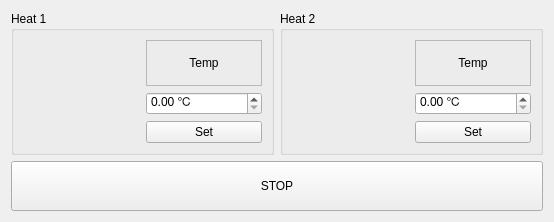
<?xml version="1.0" encoding="UTF-8"?>
<ui version="4.0">
 <class>Form</class>
 <widget class="QWidget" name="Form">
  <property name="geometry">
   <rect>
    <x>0</x>
    <y>0</y>
    <width>554</width>
    <height>222</height>
   </rect>
  </property>
  <property name="windowTitle">
   <string>Form</string>
  </property>
  <layout class="QVBoxLayout" name="verticalLayout">
   <item>
    <layout class="QHBoxLayout" name="horizontalLayout">
     <item>
      <widget class="QGroupBox" name="groupBox">
       <property name="title">
        <string>Heat 1</string>
       </property>
       <layout class="QHBoxLayout" name="horizontalLayout_2">
        <item>
         <widget class="QwtThermo" name="heat1Thermo">
          <property name="upperBound">
           <double>200.000000000000000</double>
          </property>
          <property name="scaleMaxMinor">
           <number>4</number>
          </property>
          <property name="alarmEnabled">
           <bool>false</bool>
          </property>
         </widget>
        </item>
        <item>
         <layout class="QVBoxLayout" name="verticalLayout_2">
          <item>
           <widget class="QFrame" name="heat1Frame">
            <property name="sizePolicy">
             <sizepolicy hsizetype="Minimum" vsizetype="Minimum">
              <horstretch>0</horstretch>
              <verstretch>0</verstretch>
             </sizepolicy>
            </property>
            <property name="minimumSize">
             <size>
              <width>0</width>
              <height>0</height>
             </size>
            </property>
            <property name="baseSize">
             <size>
              <width>0</width>
              <height>0</height>
             </size>
            </property>
            <property name="frameShape">
             <enum>QFrame::StyledPanel</enum>
            </property>
            <property name="frameShadow">
             <enum>QFrame::Raised</enum>
            </property>
            <layout class="QVBoxLayout" name="verticalLayout_3">
             <item>
              <widget class="QLabel" name="heat1Temp">
               <property name="sizePolicy">
                <sizepolicy hsizetype="Minimum" vsizetype="Minimum">
                 <horstretch>0</horstretch>
                 <verstretch>0</verstretch>
                </sizepolicy>
               </property>
               <property name="text">
                <string>Temp</string>
               </property>
               <property name="alignment">
                <set>Qt::AlignCenter</set>
               </property>
              </widget>
             </item>
            </layout>
           </widget>
          </item>
          <item>
           <widget class="QDoubleSpinBox" name="heat1Spin">
            <property name="suffix">
             <string> ℃</string>
            </property>
            <property name="maximum">
             <double>200.000000000000000</double>
            </property>
            <property name="singleStep">
             <double>10.000000000000000</double>
            </property>
           </widget>
          </item>
          <item>
           <widget class="QPushButton" name="heat1SetBtn">
            <property name="text">
             <string>Set</string>
            </property>
           </widget>
          </item>
         </layout>
        </item>
       </layout>
      </widget>
     </item>
     <item>
      <widget class="QGroupBox" name="groupBox_2">
       <property name="title">
        <string>Heat 2</string>
       </property>
       <layout class="QHBoxLayout" name="horizontalLayout_3">
        <item>
         <widget class="QwtThermo" name="heat2Thermo">
          <property name="upperBound">
           <double>200.000000000000000</double>
          </property>
          <property name="scaleMaxMinor">
           <number>4</number>
          </property>
          <property name="alarmEnabled">
           <bool>false</bool>
          </property>
         </widget>
        </item>
        <item>
         <layout class="QVBoxLayout" name="verticalLayout_4">
          <item>
           <widget class="QFrame" name="heat2Frame">
            <property name="sizePolicy">
             <sizepolicy hsizetype="Minimum" vsizetype="Minimum">
              <horstretch>0</horstretch>
              <verstretch>0</verstretch>
             </sizepolicy>
            </property>
            <property name="minimumSize">
             <size>
              <width>0</width>
              <height>0</height>
             </size>
            </property>
            <property name="baseSize">
             <size>
              <width>0</width>
              <height>0</height>
             </size>
            </property>
            <property name="frameShape">
             <enum>QFrame::StyledPanel</enum>
            </property>
            <property name="frameShadow">
             <enum>QFrame::Raised</enum>
            </property>
            <layout class="QVBoxLayout" name="verticalLayout_5">
             <item>
              <widget class="QLabel" name="heat2Temp">
               <property name="sizePolicy">
                <sizepolicy hsizetype="Minimum" vsizetype="Minimum">
                 <horstretch>0</horstretch>
                 <verstretch>0</verstretch>
                </sizepolicy>
               </property>
               <property name="text">
                <string>Temp</string>
               </property>
               <property name="alignment">
                <set>Qt::AlignCenter</set>
               </property>
              </widget>
             </item>
            </layout>
           </widget>
          </item>
          <item>
           <widget class="QDoubleSpinBox" name="heat2Spin">
            <property name="suffix">
             <string> ℃</string>
            </property>
            <property name="maximum">
             <double>200.000000000000000</double>
            </property>
            <property name="singleStep">
             <double>10.000000000000000</double>
            </property>
           </widget>
          </item>
          <item>
           <widget class="QPushButton" name="heat2SetBtn">
            <property name="text">
             <string>Set</string>
            </property>
           </widget>
          </item>
         </layout>
        </item>
       </layout>
      </widget>
     </item>
    </layout>
   </item>
   <item>
    <widget class="QPushButton" name="stopBtn">
     <property name="minimumSize">
      <size>
       <width>0</width>
       <height>50</height>
      </size>
     </property>
     <property name="text">
      <string>STOP</string>
     </property>
    </widget>
   </item>
  </layout>
 </widget>
 <customwidgets>
  <customwidget>
   <class>QwtThermo</class>
   <extends>QWidget</extends>
   <header>qwt_thermo.h</header>
  </customwidget>
 </customwidgets>
 <resources/>
 <connections/>
</ui>
